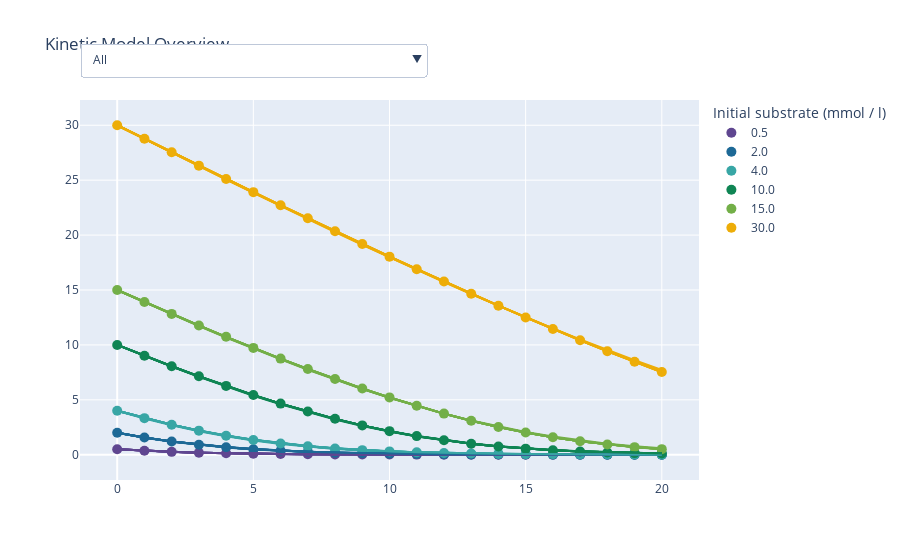

This figure's notebook cell:
### Code cell
pe = ParameterEstimator(enzymekinetics)
pe.fit_models()
pe.visualize_model_overview()

### Figure 1 — Plotly figure (JSON) as saved in the notebook; plotly's stock layout.template omitted (floating-point values rounded to 4 significant figures)
{"data": [{"customdata": ["measurement_data"], "hoverinfo": "skip", "marker": {"color": "rgb(95, 70, 144)", "size": 10}, "mode": "markers", "name": "0.5", "type": "scatter", "x": [0, 1, 2, 3, 4, 5, 6, 7, 8, 9, 10, 11, 12, 13, 14, 15, 16, 17, 18, 19, 20], "y": [0.5, 0.3645, 0.2634, 0.1891, 0.1351, 0.09612, 0.06821, 0.0483, 0.03416, 0.02413, 0.01704, 0.01202, 0.008478, 0.005978, 0.004215, 0.002971, 0.002094, 0.001476, 0.00104, 0.000733, 0.0005166]}, {"customdata": ["measurement_data"], "hoverinfo": "skip", "marker": {"color": "rgb(29, 105, 150)", "size": 10}, "mode": "markers", "name": "2.0", "type": "scatter", "x": [0, 1, 2, 3, 4, 5, 6, 7, 8, 9, 10, 11, 12, 13, 14, 15, 16, 17, 18, 19, 20], "y": [2, 1.57, 1.21, 0.9174, 0.6851, 0.505, 0.3683, 0.2662, 0.1912, 0.1366, 0.09718, 0.06897, 0.04885, 0.03455, 0.02441, 0.01723, 0.01216, 0.008574, 0.006046, 0.004262, 0.003005]}, {"customdata": ["measurement_data"], "hoverinfo": "skip", "marker": {"color": "rgb(56, 166, 165)", "size": 10}, "mode": "markers", "name": "4.0", "type": "scatter", "x": [0, 1, 2, 3, 4, 5, 6, 7, 8, 9, 10, 11, 12, 13, 14, 15, 16, 17, 18, 19, 20], "y": [4, 3.331, 2.729, 2.197, 1.737, 1.349, 1.029, 0.7733, 0.573, 0.4195, 0.3043, 0.219, 0.1568, 0.1117, 0.07938, 0.05626, 0.03981, 0.02814, 0.01987, 0.01402, 0.009891]}, {"customdata": ["measurement_data"], "hoverinfo": "skip", "marker": {"color": "rgb(15, 133, 84)", "size": 10}, "mode": "markers", "name": "10.0", "type": "scatter", "x": [0, 1, 2, 3, 4, 5, 6, 7, 8, 9, 10, 11, 12, 13, 14, 15, 16, 17, 18, 19, 20], "y": [10, 9.015, 8.062, 7.145, 6.268, 5.437, 4.657, 3.933, 3.271, 2.675, 2.149, 1.696, 1.315, 1.002, 0.7517, 0.5563, 0.4069, 0.2949, 0.2122, 0.1518, 0.1081]}, {"customdata": ["measurement_data"], "hoverinfo": "skip", "marker": {"color": "rgb(115, 175, 72)", "size": 10}, "mode": "markers", "name": "15.0", "type": "scatter", "x": [0, 1, 2, 3, 4, 5, 6, 7, 8, 9, 10, 11, 12, 13, 14, 15, 16, 17, 18, 19, 20], "y": [15, 13.9, 12.83, 11.77, 10.74, 9.731, 8.754, 7.81, 6.904, 6.039, 5.221, 4.456, 3.748, 3.103, 2.526, 2.02, 1.586, 1.224, 0.9286, 0.6939, 0.5118]}, {"customdata": ["measurement_data"], "hoverinfo": "skip", "marker": {"color": "rgb(237, 173, 8)", "size": 10}, "mode": "markers", "name": "30.0", "type": "scatter", "x": [0, 1, 2, 3, 4, 5, 6, 7, 8, 9, 10, 11, 12, 13, 14, 15, 16, 17, 18, 19, 20], "y": [30, 28.77, 27.54, 26.32, 25.11, 23.91, 22.71, 21.53, 20.35, 19.19, 18.04, 16.9, 15.77, 14.66, 13.57, 12.5, 11.45, 10.43, 9.429, 8.462, 7.529]}, {"customdata": ["irreversible Michaelis Menten"], "hoverinfo": "name", "marker": {"color": "rgb(95, 70, 144)"}, "name": "irreversible Michaelis Menten", "showlegend": false, "type": "scatter", "x": [0, 1, 2, 3, 4, 5, 6, 7, 8, 9, 10, 11, 12, 13, 14, 15, 16, 17, 18, 19, 20], "y": [0.5, 0.3645, 0.2634, 0.1891, 0.1351, 0.09612, 0.06821, 0.0483, 0.03416, 0.02413, 0.01704, 0.01202, 0.008478, 0.005978, 0.004215, 0.002971, 0.002094, 0.001476, 0.00104, 0.000733, 0.0005166]}, {"customdata": ["irreversible Michaelis Menten"], "hoverinfo": "name", "marker": {"color": "rgb(29, 105, 150)"}, "name": "irreversible Michaelis Menten", "showlegend": false, "type": "scatter", "x": [0, 1, 2, 3, 4, 5, 6, 7, 8, 9, 10, 11, 12, 13, 14, 15, 16, 17, 18, 19, 20], "y": [2, 1.57, 1.21, 0.9174, 0.6851, 0.505, 0.3683, 0.2662, 0.1912, 0.1366, 0.09718, 0.06897, 0.04885, 0.03455, 0.02441, 0.01723, 0.01216, 0.008574, 0.006046, 0.004262, 0.003005]}, {"customdata": ["irreversible Michaelis Menten"], "hoverinfo": "name", "marker": {"color": "rgb(56, 166, 165)"}, "name": "irreversible Michaelis Menten", "showlegend": false, "type": "scatter", "x": [0, 1, 2, 3, 4, 5, 6, 7, 8, 9, 10, 11, 12, 13, 14, 15, 16, 17, 18, 19, 20], "y": [4, 3.331, 2.729, 2.197, 1.737, 1.349, 1.029, 0.7733, 0.573, 0.4195, 0.3043, 0.219, 0.1568, 0.1117, 0.07938, 0.05626, 0.03981, 0.02814, 0.01987, 0.01402, 0.009891]}, {"customdata": ["irreversible Michaelis Menten"], "hoverinfo": "name", "marker": {"color": "rgb(15, 133, 84)"}, "name": "irreversible Michaelis Menten", "showlegend": false, "type": "scatter", "x": [0, 1, 2, 3, 4, 5, 6, 7, 8, 9, 10, 11, 12, 13, 14, 15, 16, 17, 18, 19, 20], "y": [10, 9.015, 8.062, 7.145, 6.268, 5.437, 4.657, 3.933, 3.271, 2.675, 2.149, 1.696, 1.315, 1.002, 0.7517, 0.5563, 0.4069, 0.2949, 0.2122, 0.1518, 0.1081]}, {"customdata": ["irreversible Michaelis Menten"], "hoverinfo": "name", "marker": {"color": "rgb(115, 175, 72)"}, "name": "irreversible Michaelis Menten", "showlegend": false, "type": "scatter", "x": [0, 1, 2, 3, 4, 5, 6, 7, 8, 9, 10, 11, 12, 13, 14, 15, 16, 17, 18, 19, 20], "y": [15, 13.9, 12.83, 11.77, 10.74, 9.731, 8.754, 7.81, 6.904, 6.039, 5.221, 4.456, 3.748, 3.103, 2.526, 2.02, 1.586, 1.224, 0.9286, 0.6939, 0.5118]}, {"customdata": ["irreversible Michaelis Menten"], "hoverinfo": "name", "marker": {"color": "rgb(237, 173, 8)"}, "name": "irreversible Michaelis Menten", "showlegend": false, "type": "scatter", "x": [0, 1, 2, 3, 4, 5, 6, 7, 8, 9, 10, 11, 12, 13, 14, 15, 16, 17, 18, 19, 20], "y": [30, 28.77, 27.54, 26.32, 25.11, 23.91, 22.71, 21.53, 20.35, 19.19, 18.04, 16.9, 15.77, 14.66, 13.57, 12.5, 11.45, 10.43, 9.429, 8.462, 7.529]}, {"customdata": ["irreversible Michaelis Menten with enzyme inactivation"], "hoverinfo": "name", "marker": {"color": "rgb(95, 70, 144)"}, "name": "irreversible Michaelis Menten with enzyme inactivation", "showlegend": false, "type": "scatter", "x": [0, 1, 2, 3, 4, 5, 6, 7, 8, 9, 10, 11, 12, 13, 14, 15, 16, 17, 18, 19, 20], "y": [0.5, 0.3644, 0.2633, 0.189, 0.135, 0.09608, 0.06818, 0.04829, 0.03415, 0.02413, 0.01704, 0.01202, 0.008482, 0.005982, 0.004219, 0.002975, 0.002098, 0.001479, 0.001043, 0.0007352, 0.0005184]}, {"customdata": ["irreversible Michaelis Menten with enzyme inactivation"], "hoverinfo": "name", "marker": {"color": "rgb(29, 105, 150)"}, "name": "irreversible Michaelis Menten with enzyme inactivation", "showlegend": false, "type": "scatter", "x": [0, 1, 2, 3, 4, 5, 6, 7, 8, 9, 10, 11, 12, 13, 14, 15, 16, 17, 18, 19, 20], "y": [2, 1.569, 1.21, 0.9171, 0.6849, 0.5048, 0.3681, 0.2661, 0.1911, 0.1365, 0.09718, 0.06898, 0.04886, 0.03457, 0.02443, 0.01725, 0.01218, 0.008591, 0.006061, 0.004275, 0.003015]}, {"customdata": ["irreversible Michaelis Menten with enzyme inactivation"], "hoverinfo": "name", "marker": {"color": "rgb(56, 166, 165)"}, "name": "irreversible Michaelis Menten with enzyme inactivation", "showlegend": false, "type": "scatter", "x": [0, 1, 2, 3, 4, 5, 6, 7, 8, 9, 10, 11, 12, 13, 14, 15, 16, 17, 18, 19, 20], "y": [4, 3.331, 2.729, 2.196, 1.736, 1.348, 1.029, 0.773, 0.5727, 0.4194, 0.3042, 0.219, 0.1568, 0.1118, 0.07944, 0.05632, 0.03987, 0.02819, 0.01991, 0.01406, 0.009923]}, {"customdata": ["irreversible Michaelis Menten with enzyme inactivation"], "hoverinfo": "name", "marker": {"color": "rgb(15, 133, 84)"}, "name": "irreversible Michaelis Menten with enzyme inactivation", "showlegend": false, "type": "scatter", "x": [0, 1, 2, 3, 4, 5, 6, 7, 8, 9, 10, 11, 12, 13, 14, 15, 16, 17, 18, 19, 20], "y": [10, 9.014, 8.061, 7.143, 6.267, 5.436, 4.655, 3.931, 3.269, 2.674, 2.149, 1.696, 1.315, 1.002, 0.752, 0.5567, 0.4073, 0.2953, 0.2125, 0.1521, 0.1084]}, {"customdata": ["irreversible Michaelis Menten with enzyme inactivation"], "hoverinfo": "name", "marker": {"color": "rgb(115, 175, 72)"}, "name": "irreversible Michaelis Menten with enzyme inactivation", "showlegend": false, "type": "scatter", "x": [0, 1, 2, 3, 4, 5, 6, 7, 8, 9, 10, 11, 12, 13, 14, 15, 16, 17, 18, 19, 20], "y": [15, 13.9, 12.82, 11.77, 10.74, 9.729, 8.752, 7.808, 6.902, 6.037, 5.22, 4.455, 3.747, 3.103, 2.526, 2.021, 1.587, 1.225, 0.9299, 0.6952, 0.513]}, {"customdata": ["irreversible Michaelis Menten with enzyme inactivation"], "hoverinfo": "name", "marker": {"color": "rgb(237, 173, 8)"}, "name": "irreversible Michaelis Menten with enzyme inactivation", "showlegend": false, "type": "scatter", "x": [0, 1, 2, 3, 4, 5, 6, 7, 8, 9, 10, 11, 12, 13, 14, 15, 16, 17, 18, 19, 20], "y": [30, 28.77, 27.54, 26.32, 25.11, 23.91, 22.71, 21.52, 20.35, 19.19, 18.03, 16.89, 15.77, 14.66, 13.57, 12.5, 11.45, 10.43, 9.433, 8.467, 7.535]}, {"customdata": ["competitive product inhibition"], "hoverinfo": "name", "marker": {"color": "rgb(95, 70, 144)"}, "name": "competitive product inhibition", "showlegend": false, "type": "scatter", "x": [0, 1, 2, 3, 4, 5, 6, 7, 8, 9, 10, 11, 12, 13, 14, 15, 16, 17, 18, 19, 20], "y": [0.5, 0.3639, 0.2626, 0.1882, 0.1342, 0.09536, 0.06756, 0.04777, 0.03373, 0.02379, 0.01676, 0.01181, 0.008316, 0.005854, 0.00412, 0.0029, 0.002041, 0.001436, 0.00101, 0.0007109, 0.0005002]}, {"customdata": ["competitive product inhibition"], "hoverinfo": "name", "marker": {"color": "rgb(29, 105, 150)"}, "name": "competitive product inhibition", "showlegend": false, "type": "scatter", "x": [0, 1, 2, 3, 4, 5, 6, 7, 8, 9, 10, 11, 12, 13, 14, 15, 16, 17, 18, 19, 20], "y": [2, 1.568, 1.208, 0.9146, 0.6823, 0.5023, 0.3658, 0.2641, 0.1894, 0.1352, 0.09608, 0.06811, 0.04818, 0.03403, 0.02402, 0.01694, 0.01194, 0.00841, 0.005924, 0.004172, 0.002937]}, {"customdata": ["competitive product inhibition"], "hoverinfo": "name", "marker": {"color": "rgb(56, 166, 165)"}, "name": "competitive product inhibition", "showlegend": false, "type": "scatter", "x": [0, 1, 2, 3, 4, 5, 6, 7, 8, 9, 10, 11, 12, 13, 14, 15, 16, 17, 18, 19, 20], "y": [4, 3.33, 2.726, 2.193, 1.732, 1.344, 1.025, 0.7696, 0.5698, 0.4169, 0.3022, 0.2174, 0.1555, 0.1108, 0.07867, 0.05573, 0.03942, 0.02785, 0.01966, 0.01387, 0.009778]}, {"customdata": ["competitive product inhibition"], "hoverinfo": "name", "marker": {"color": "rgb(15, 133, 84)"}, "name": "competitive product inhibition", "showlegend": false, "type": "scatter", "x": [0, 1, 2, 3, 4, 5, 6, 7, 8, 9, 10, 11, 12, 13, 14, 15, 16, 17, 18, 19, 20], "y": [10, 9.013, 8.058, 7.14, 6.263, 5.431, 4.651, 3.927, 3.265, 2.671, 2.146, 1.695, 1.314, 1.002, 0.7526, 0.5575, 0.4083, 0.2963, 0.2135, 0.153, 0.1092]}, {"customdata": ["competitive product inhibition"], "hoverinfo": "name", "marker": {"color": "rgb(115, 175, 72)"}, "name": "competitive product inhibition", "showlegend": false, "type": "scatter", "x": [0, 1, 2, 3, 4, 5, 6, 7, 8, 9, 10, 11, 12, 13, 14, 15, 16, 17, 18, 19, 20], "y": [15, 13.9, 12.82, 11.77, 10.73, 9.725, 8.748, 7.804, 6.898, 6.034, 5.218, 4.454, 3.747, 3.105, 2.529, 2.025, 1.593, 1.231, 0.9362, 0.7014, 0.5188]}, {"customdata": ["competitive product inhibition"], "hoverinfo": "name", "marker": {"color": "rgb(237, 173, 8)"}, "name": "competitive product inhibition", "showlegend": false, "type": "scatter", "x": [0, 1, 2, 3, 4, 5, 6, 7, 8, 9, 10, 11, 12, 13, 14, 15, 16, 17, 18, 19, 20], "y": [30, 28.77, 27.54, 26.32, 25.11, 23.9, 22.71, 21.52, 20.34, 19.18, 18.03, 16.89, 15.77, 14.66, 13.57, 12.5, 11.46, 10.43, 9.439, 8.476, 7.547]}, {"customdata": ["competitive product inhibition with enzyme inactivation"], "hoverinfo": "name", "marker": {"color": "rgb(95, 70, 144)"}, "name": "competitive product inhibition with enzyme inactivation", "showlegend": false, "type": "scatter", "x": [0, 1, 2, 3, 4, 5, 6, 7, 8, 9, 10, 11, 12, 13, 14, 15, 16, 17, 18, 19, 20], "y": [0.5, 0.3576, 0.2533, 0.1782, 0.1246, 0.08686, 0.06036, 0.04186, 0.02899, 0.02006, 0.01387, 0.009587, 0.006624, 0.004576, 0.003161, 0.002183, 0.001508, 0.001042, 0.0007194, 0.0004969, 0.0003432]}, {"customdata": ["competitive product inhibition with enzyme inactivation"], "hoverinfo": "name", "marker": {"color": "rgb(29, 105, 150)"}, "name": "competitive product inhibition with enzyme inactivation", "showlegend": false, "type": "scatter", "x": [0, 1, 2, 3, 4, 5, 6, 7, 8, 9, 10, 11, 12, 13, 14, 15, 16, 17, 18, 19, 20], "y": [2, 1.551, 1.181, 0.8826, 0.6494, 0.4714, 0.3385, 0.2409, 0.1703, 0.1199, 0.08404, 0.05877, 0.04103, 0.0286, 0.01992, 0.01387, 0.009652, 0.006714, 0.00467, 0.003248, 0.002259]}, {"customdata": ["competitive product inhibition with enzyme inactivation"], "hoverinfo": "name", "marker": {"color": "rgb(56, 166, 165)"}, "name": "competitive product inhibition with enzyme inactivation", "showlegend": false, "type": "scatter", "x": [0, 1, 2, 3, 4, 5, 6, 7, 8, 9, 10, 11, 12, 13, 14, 15, 16, 17, 18, 19, 20], "y": [4, 3.308, 2.689, 2.147, 1.682, 1.293, 0.9778, 0.7276, 0.5342, 0.3878, 0.279, 0.1993, 0.1416, 0.1003, 0.0708, 0.04988, 0.03509, 0.02466, 0.01732, 0.01216, 0.008533]}, {"customdata": ["competitive product inhibition with enzyme inactivation"], "hoverinfo": "name", "marker": {"color": "rgb(15, 133, 84)"}, "name": "competitive product inhibition with enzyme inactivation", "showlegend": false, "type": "scatter", "x": [0, 1, 2, 3, 4, 5, 6, 7, 8, 9, 10, 11, 12, 13, 14, 15, 16, 17, 18, 19, 20], "y": [10, 8.991, 8.019, 7.087, 6.201, 5.364, 4.584, 3.864, 3.209, 2.625, 2.112, 1.672, 1.303, 1.0, 0.7579, 0.5675, 0.4208, 0.3095, 0.2263, 0.1646, 0.1193]}, {"customdata": ["competitive product inhibition with enzyme inactivation"], "hoverinfo": "name", "marker": {"color": "rgb(115, 175, 72)"}, "name": "competitive product inhibition with enzyme inactivation", "showlegend": false, "type": "scatter", "x": [0, 1, 2, 3, 4, 5, 6, 7, 8, 9, 10, 11, 12, 13, 14, 15, 16, 17, 18, 19, 20], "y": [15, 13.88, 12.79, 11.71, 10.67, 9.657, 8.678, 7.736, 6.836, 5.982, 5.178, 4.43, 3.743, 3.119, 2.562, 2.074, 1.655, 1.302, 1.011, 0.776, 0.5894]}, {"customdata": ["competitive product inhibition with enzyme inactivation"], "hoverinfo": "name", "marker": {"color": "rgb(237, 173, 8)"}, "name": "competitive product inhibition with enzyme inactivation", "showlegend": false, "type": "scatter", "x": [0, 1, 2, 3, 4, 5, 6, 7, 8, 9, 10, 11, 12, 13, 14, 15, 16, 17, 18, 19, 20], "y": [30, 28.75, 27.51, 26.27, 25.05, 23.84, 22.63, 21.45, 20.27, 19.11, 17.96, 16.83, 15.72, 14.63, 13.56, 12.52, 11.5, 10.51, 9.547, 8.621, 7.731]}, {"customdata": ["uncompetitive product inhibition"], "hoverinfo": "name", "marker": {"color": "rgb(95, 70, 144)"}, "name": "uncompetitive product inhibition", "showlegend": false, "type": "scatter", "x": [0, 1, 2, 3, 4, 5, 6, 7, 8, 9, 10, 11, 12, 13, 14, 15, 16, 17, 18, 19, 20], "y": [0.5, 0.3649, 0.264, 0.1898, 0.1358, 0.09676, 0.06877, 0.04878, 0.03455, 0.02445, 0.01729, 0.01222, 0.008631, 0.006096, 0.004304, 0.003039, 0.002146, 0.001515, 0.001069, 0.0007548, 0.0005328]}, {"customdata": ["uncompetitive product inhibition"], "hoverinfo": "name", "marker": {"color": "rgb(29, 105, 150)"}, "name": "uncompetitive product inhibition", "showlegend": false, "type": "scatter", "x": [0, 1, 2, 3, 4, 5, 6, 7, 8, 9, 10, 11, 12, 13, 14, 15, 16, 17, 18, 19, 20], "y": [2, 1.57, 1.211, 0.9184, 0.6865, 0.5065, 0.3698, 0.2677, 0.1925, 0.1377, 0.09816, 0.06978, 0.0495, 0.03506, 0.02481, 0.01754, 0.0124, 0.008759, 0.006187, 0.004369, 0.003084]}, {"customdata": ["uncompetitive product inhibition"], "hoverinfo": "name", "marker": {"color": "rgb(56, 166, 165)"}, "name": "uncompetitive product inhibition", "showlegend": false, "type": "scatter", "x": [0, 1, 2, 3, 4, 5, 6, 7, 8, 9, 10, 11, 12, 13, 14, 15, 16, 17, 18, 19, 20], "y": [4, 3.33, 2.728, 2.196, 1.736, 1.349, 1.03, 0.7745, 0.5744, 0.4211, 0.3058, 0.2205, 0.158, 0.1128, 0.08027, 0.05698, 0.04039, 0.02859, 0.02022, 0.01429, 0.0101]}, {"customdata": ["uncompetitive product inhibition"], "hoverinfo": "name", "marker": {"color": "rgb(15, 133, 84)"}, "name": "uncompetitive product inhibition", "showlegend": false, "type": "scatter", "x": [0, 1, 2, 3, 4, 5, 6, 7, 8, 9, 10, 11, 12, 13, 14, 15, 16, 17, 18, 19, 20], "y": [10, 9.01, 8.054, 7.135, 6.258, 5.426, 4.647, 3.924, 3.263, 2.669, 2.146, 1.694, 1.314, 1.003, 0.7531, 0.558, 0.4087, 0.2967, 0.2138, 0.1532, 0.1093]}, {"customdata": ["uncompetitive product inhibition"], "hoverinfo": "name", "marker": {"color": "rgb(115, 175, 72)"}, "name": "uncompetitive product inhibition", "showlegend": false, "type": "scatter", "x": [0, 1, 2, 3, 4, 5, 6, 7, 8, 9, 10, 11, 12, 13, 14, 15, 16, 17, 18, 19, 20], "y": [15, 13.9, 12.82, 11.76, 10.72, 9.713, 8.736, 7.793, 6.888, 6.025, 5.21, 4.447, 3.742, 3.1, 2.526, 2.022, 1.59, 1.228, 0.9332, 0.6985, 0.5161]}, {"customdata": ["uncompetitive product inhibition"], "hoverinfo": "name", "marker": {"color": "rgb(237, 173, 8)"}, "name": "uncompetitive product inhibition", "showlegend": false, "type": "scatter", "x": [0, 1, 2, 3, 4, 5, 6, 7, 8, 9, 10, 11, 12, 13, 14, 15, 16, 17, 18, 19, 20], "y": [30, 28.76, 27.53, 26.3, 25.09, 23.88, 22.68, 21.5, 20.32, 19.16, 18.01, 16.88, 15.76, 14.66, 13.57, 12.51, 11.47, 10.45, 9.463, 8.504, 7.579]}, {"customdata": ["non-competitive product inhibition"], "hoverinfo": "name", "marker": {"color": "rgb(95, 70, 144)"}, "name": "non-competitive product inhibition", "showlegend": false, "type": "scatter", "x": [0, 1, 2, 3, 4, 5, 6, 7, 8, 9, 10, 11, 12, 13, 14, 15, 16, 17, 18, 19, 20], "y": [0.5, 0.3643, 0.2632, 0.1889, 0.1349, 0.09599, 0.06811, 0.04823, 0.03411, 0.02409, 0.01701, 0.012, 0.008464, 0.005968, 0.004208, 0.002966, 0.002091, 0.001473, 0.001038, 0.0007318, 0.0005157]}, {"customdata": ["non-competitive product inhibition"], "hoverinfo": "name", "marker": {"color": "rgb(29, 105, 150)"}, "name": "non-competitive product inhibition", "showlegend": false, "type": "scatter", "x": [0, 1, 2, 3, 4, 5, 6, 7, 8, 9, 10, 11, 12, 13, 14, 15, 16, 17, 18, 19, 20], "y": [2, 1.568, 1.208, 0.9156, 0.6836, 0.5038, 0.3673, 0.2656, 0.1907, 0.1363, 0.09704, 0.06889, 0.04881, 0.03454, 0.02441, 0.01724, 0.01217, 0.00859, 0.00606, 0.004275, 0.003015]}, {"customdata": ["non-competitive product inhibition"], "hoverinfo": "name", "marker": {"color": "rgb(56, 166, 165)"}, "name": "non-competitive product inhibition", "showlegend": false, "type": "scatter", "x": [0, 1, 2, 3, 4, 5, 6, 7, 8, 9, 10, 11, 12, 13, 14, 15, 16, 17, 18, 19, 20], "y": [4, 3.329, 2.725, 2.192, 1.732, 1.344, 1.026, 0.7707, 0.5712, 0.4185, 0.3037, 0.2188, 0.1568, 0.1118, 0.07954, 0.05644, 0.03998, 0.02829, 0.02, 0.01413, 0.009982]}, {"customdata": ["non-competitive product inhibition"], "hoverinfo": "name", "marker": {"color": "rgb(15, 133, 84)"}, "name": "non-competitive product inhibition", "showlegend": false, "type": "scatter", "x": [0, 1, 2, 3, 4, 5, 6, 7, 8, 9, 10, 11, 12, 13, 14, 15, 16, 17, 18, 19, 20], "y": [10, 9.008, 8.051, 7.13, 6.252, 5.42, 4.64, 3.918, 3.258, 2.665, 2.143, 1.693, 1.314, 1.003, 0.7538, 0.5591, 0.4101, 0.2981, 0.2151, 0.1544, 0.1103]}, {"customdata": ["non-competitive product inhibition"], "hoverinfo": "name", "marker": {"color": "rgb(115, 175, 72)"}, "name": "non-competitive product inhibition", "showlegend": false, "type": "scatter", "x": [0, 1, 2, 3, 4, 5, 6, 7, 8, 9, 10, 11, 12, 13, 14, 15, 16, 17, 18, 19, 20], "y": [15, 13.9, 12.81, 11.75, 10.72, 9.707, 8.73, 7.787, 6.882, 6.02, 5.206, 4.445, 3.742, 3.102, 2.529, 2.027, 1.596, 1.235, 0.9408, 0.706, 0.5231]}, {"customdata": ["non-competitive product inhibition"], "hoverinfo": "name", "marker": {"color": "rgb(237, 173, 8)"}, "name": "non-competitive product inhibition", "showlegend": false, "type": "scatter", "x": [0, 1, 2, 3, 4, 5, 6, 7, 8, 9, 10, 11, 12, 13, 14, 15, 16, 17, 18, 19, 20], "y": [30, 28.76, 27.52, 26.3, 25.08, 23.87, 22.68, 21.49, 20.32, 19.16, 18.01, 16.87, 15.76, 14.66, 13.57, 12.51, 11.47, 10.46, 9.473, 8.517, 7.596]}, {"customdata": ["substrate inhibition"], "hoverinfo": "name", "marker": {"color": "rgb(95, 70, 144)"}, "name": "substrate inhibition", "showlegend": false, "type": "scatter", "x": [0, 1, 2, 3, 4, 5, 6, 7, 8, 9, 10, 11, 12, 13, 14, 15, 16, 17, 18, 19, 20], "y": [0.5, 0.3671, 0.2674, 0.1936, 0.1395, 0.1002, 0.07173, 0.05128, 0.03661, 0.02611, 0.01861, 0.01325, 0.009436, 0.006717, 0.004781, 0.003402, 0.002421, 0.001723, 0.001226, 0.0008719, 0.0006203]}, {"customdata": ["substrate inhibition"], "hoverinfo": "name", "marker": {"color": "rgb(29, 105, 150)"}, "name": "substrate inhibition", "showlegend": false, "type": "scatter", "x": [0, 1, 2, 3, 4, 5, 6, 7, 8, 9, 10, 11, 12, 13, 14, 15, 16, 17, 18, 19, 20], "y": [2, 1.574, 1.218, 0.9284, 0.6976, 0.5179, 0.3806, 0.2775, 0.201, 0.1449, 0.1041, 0.07457, 0.05331, 0.03807, 0.02715, 0.01935, 0.01378, 0.009815, 0.006987, 0.004973, 0.003539]}, {"customdata": ["substrate inhibition"], "hoverinfo": "name", "marker": {"color": "rgb(56, 166, 165)"}, "name": "substrate inhibition", "showlegend": false, "type": "scatter", "x": [0, 1, 2, 3, 4, 5, 6, 7, 8, 9, 10, 11, 12, 13, 14, 15, 16, 17, 18, 19, 20], "y": [4, 3.334, 2.735, 2.206, 1.749, 1.363, 1.046, 0.7903, 0.5896, 0.4351, 0.3182, 0.2311, 0.1669, 0.1201, 0.08611, 0.06162, 0.04402, 0.03141, 0.02239, 0.01595, 0.01136]}, {"customdata": ["substrate inhibition"], "hoverinfo": "name", "marker": {"color": "rgb(15, 133, 84)"}, "name": "substrate inhibition", "showlegend": false, "type": "scatter", "x": [0, 1, 2, 3, 4, 5, 6, 7, 8, 9, 10, 11, 12, 13, 14, 15, 16, 17, 18, 19, 20], "y": [10, 9.011, 8.055, 7.136, 6.258, 5.427, 4.648, 3.926, 3.267, 2.675, 2.154, 1.704, 1.326, 1.016, 0.7665, 0.5711, 0.421, 0.3077, 0.2233, 0.1612, 0.1159]}, {"customdata": ["substrate inhibition"], "hoverinfo": "name", "marker": {"color": "rgb(115, 175, 72)"}, "name": "substrate inhibition", "showlegend": false, "type": "scatter", "x": [0, 1, 2, 3, 4, 5, 6, 7, 8, 9, 10, 11, 12, 13, 14, 15, 16, 17, 18, 19, 20], "y": [15, 13.9, 12.82, 11.76, 10.72, 9.712, 8.732, 7.787, 6.879, 6.014, 5.197, 4.434, 3.73, 3.089, 2.517, 2.017, 1.588, 1.23, 0.9379, 0.7051, 0.5236]}, {"customdata": ["substrate inhibition"], "hoverinfo": "name", "marker": {"color": "rgb(237, 173, 8)"}, "name": "substrate inhibition", "showlegend": false, "type": "scatter", "x": [0, 1, 2, 3, 4, 5, 6, 7, 8, 9, 10, 11, 12, 13, 14, 15, 16, 17, 18, 19, 20], "y": [30, 28.77, 27.55, 26.34, 25.13, 23.93, 22.74, 21.55, 20.37, 19.21, 18.05, 16.91, 15.78, 14.67, 13.58, 12.5, 11.45, 10.42, 9.419, 8.449, 7.514]}, {"customdata": ["substrate inhibition with enzyme inactivation"], "hoverinfo": "name", "marker": {"color": "rgb(95, 70, 144)"}, "name": "substrate inhibition with enzyme inactivation", "showlegend": false, "type": "scatter", "x": [0, 1, 2, 3, 4, 5, 6, 7, 8, 9, 10, 11, 12, 13, 14, 15, 16, 17, 18, 19, 20], "y": [0.5, 0.367, 0.2673, 0.1935, 0.1394, 0.1001, 0.07169, 0.05125, 0.03659, 0.0261, 0.01861, 0.01326, 0.009442, 0.006724, 0.004788, 0.003409, 0.002427, 0.001728, 0.00123, 0.0008757, 0.0006235]}, {"customdata": ["substrate inhibition with enzyme inactivation"], "hoverinfo": "name", "marker": {"color": "rgb(29, 105, 150)"}, "name": "substrate inhibition with enzyme inactivation", "showlegend": false, "type": "scatter", "x": [0, 1, 2, 3, 4, 5, 6, 7, 8, 9, 10, 11, 12, 13, 14, 15, 16, 17, 18, 19, 20], "y": [2, 1.574, 1.218, 0.928, 0.6972, 0.5176, 0.3804, 0.2773, 0.2009, 0.1449, 0.1041, 0.07458, 0.05334, 0.0381, 0.02718, 0.01938, 0.01382, 0.009843, 0.007012, 0.004994, 0.003557]}, {"customdata": ["substrate inhibition with enzyme inactivation"], "hoverinfo": "name", "marker": {"color": "rgb(56, 166, 165)"}, "name": "substrate inhibition with enzyme inactivation", "showlegend": false, "type": "scatter", "x": [0, 1, 2, 3, 4, 5, 6, 7, 8, 9, 10, 11, 12, 13, 14, 15, 16, 17, 18, 19, 20], "y": [4, 3.333, 2.734, 2.205, 1.748, 1.362, 1.045, 0.7898, 0.5893, 0.4349, 0.3181, 0.2311, 0.167, 0.1202, 0.08621, 0.06172, 0.04411, 0.03149, 0.02247, 0.01602, 0.01142]}, {"customdata": ["substrate inhibition with enzyme inactivation"], "hoverinfo": "name", "marker": {"color": "rgb(15, 133, 84)"}, "name": "substrate inhibition with enzyme inactivation", "showlegend": false, "type": "scatter", "x": [0, 1, 2, 3, 4, 5, 6, 7, 8, 9, 10, 11, 12, 13, 14, 15, 16, 17, 18, 19, 20], "y": [10, 9.01, 8.054, 7.134, 6.256, 5.425, 4.646, 3.924, 3.265, 2.673, 2.153, 1.704, 1.326, 1.016, 0.7669, 0.5717, 0.4216, 0.3083, 0.2239, 0.1618, 0.1164]}, {"customdata": ["substrate inhibition with enzyme inactivation"], "hoverinfo": "name", "marker": {"color": "rgb(115, 175, 72)"}, "name": "substrate inhibition with enzyme inactivation", "showlegend": false, "type": "scatter", "x": [0, 1, 2, 3, 4, 5, 6, 7, 8, 9, 10, 11, 12, 13, 14, 15, 16, 17, 18, 19, 20], "y": [15, 13.9, 12.82, 11.76, 10.72, 9.709, 8.729, 7.783, 6.876, 6.012, 5.195, 4.433, 3.729, 3.089, 2.518, 2.018, 1.59, 1.232, 0.9398, 0.707, 0.5254]}, {"customdata": ["substrate inhibition with enzyme inactivation"], "hoverinfo": "name", "marker": {"color": "rgb(237, 173, 8)"}, "name": "substrate inhibition with enzyme inactivation", "showlegend": false, "type": "scatter", "x": [0, 1, 2, 3, 4, 5, 6, 7, 8, 9, 10, 11, 12, 13, 14, 15, 16, 17, 18, 19, 20], "y": [30, 28.77, 27.55, 26.34, 25.13, 23.93, 22.73, 21.55, 20.37, 19.2, 18.05, 16.91, 15.78, 14.67, 13.58, 12.5, 11.45, 10.42, 9.424, 8.456, 7.522]}], "layout": {"hoverlabel": {"namelength": -1}, "hovermode": "closest", "legend": {"title": {"text": "Initial substrate (mmol / l)"}}, "showlegend": true, "title": {"text": "Kinetic Model Overview"}, "updatemenus": [{"buttons": [{"args": [{"visible": [true, true, true, true, true, true, true, true, true, true, true, true, true, true, true, true, true, true, true, true, true, true, true, true, true, true, true, true, true, true, true, true, true, true, true, true, true, true, true, true, true, true, true, true, true, true, true, true, true, true, true, true, true, true]}], "label": "All", "method": "restyle", "visible": true}, {"args": [{"visible": [true, true, true, true, true, true, true, true, true, true, true, true, false, false, false, false, false, false, false, false, false, false, false, false, false, false, false, false, false, false, false, false, false, false, false, false, false, false, false, false, false, false, false, false, false, false, false, false, false, false, false, false, false, false]}], "label": "irreversible Michaelis Menten", "method": "restyle", "visible": true}, {"args": [{"visible": [true, true, true, true, true, true, false, false, false, false, false, false, true, true, true, true, true, true, false, false, false, false, false, false, false, false, false, false, false, false, false, false, false, false, false, false, false, false, false, false, false, false, false, false, false, false, false, false, false, false, false, false, false, false]}], "label": "irreversible Michaelis Menten with enzyme inactivation", "method": "restyle", "visible": true}, {"args": [{"visible": [true, true, true, true, true, true, false, false, false, false, false, false, false, false, false, false, false, false, true, true, true, true, true, true, false, false, false, false, false, false, false, false, false, false, false, false, false, false, false, false, false, false, false, false, false, false, false, false, false, false, false, false, false, false]}], "label": "competitive product inhibition", "method": "restyle", "visible": true}, {"args": [{"visible": [true, true, true, true, true, true, false, false, false, false, false, false, false, false, false, false, false, false, false, false, false, false, false, false, true, true, true, true, true, true, false, false, false, false, false, false, false, false, false, false, false, false, false, false, false, false, false, false, false, false, false, false, false, false]}], "label": "competitive product inhibition with enzyme inactivation", "method": "restyle", "visible": true}, {"args": [{"visible": [true, true, true, true, true, true, false, false, false, false, false, false, false, false, false, false, false, false, false, false, false, false, false, false, false, false, false, false, false, false, true, true, true, true, true, true, false, false, false, false, false, false, false, false, false, false, false, false, false, false, false, false, false, false]}], "label": "uncompetitive product inhibition", "method": "restyle", "visible": true}, {"args": [{"visible": [true, true, true, true, true, true, false, false, false, false, false, false, false, false, false, false, false, false, false, false, false, false, false, false, false, false, false, false, false, false, false, false, false, false, false, false, true, true, true, true, true, true, false, false, false, false, false, false, false, false, false, false, false, false]}], "label": "non-competitive product inhibition", "method": "restyle", "visible": true}, {"args": [{"visible": [true, true, true, true, true, true, false, false, false, false, false, false, false, false, false, false, false, false, false, false, false, false, false, false, false, false, false, false, false, false, false, false, false, false, false, false, false, false, false, false, false, false, true, true, true, true, true, true, false, false, false, false, false, false]}], "label": "substrate inhibition", "method": "restyle", "visible": true}, {"args": [{"visible": [true, true, true, true, true, true, false, false, false, false, false, false, false, false, false, false, false, false, false, false, false, false, false, false, false, false, false, false, false, false, false, false, false, false, false, false, false, false, false, false, false, false, false, false, false, false, false, false, true, true, true, true, true, true]}], "label": "substrate inhibition with enzyme inactivation", "method": "restyle", "visible": true}], "direction": "down", "showactive": true, "x": 0, "xanchor": "left", "y": 1.15, "yanchor": "top"}]}}
